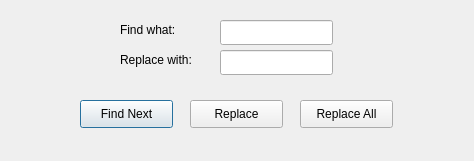
<?xml version="1.0" encoding="UTF-8"?>
<ui version="4.0">
 <class>SearchDialog</class>
 <widget class="QDialog" name="SearchDialog">
  <property name="geometry">
   <rect>
    <x>0</x>
    <y>0</y>
    <width>474</width>
    <height>161</height>
   </rect>
  </property>
  <property name="windowTitle">
   <string>Dialog</string>
  </property>
  <widget class="QLabel" name="lineFind">
   <property name="geometry">
    <rect>
     <x>120</x>
     <y>20</y>
     <width>81</width>
     <height>19</height>
    </rect>
   </property>
   <property name="text">
    <string>Find what:</string>
   </property>
  </widget>
  <widget class="QLineEdit" name="lineEdit">
   <property name="geometry">
    <rect>
     <x>220</x>
     <y>20</y>
     <width>113</width>
     <height>25</height>
    </rect>
   </property>
  </widget>
  <widget class="QLabel" name="lineReplace">
   <property name="geometry">
    <rect>
     <x>120</x>
     <y>50</y>
     <width>101</width>
     <height>19</height>
    </rect>
   </property>
   <property name="text">
    <string>Replace with:</string>
   </property>
  </widget>
  <widget class="QLineEdit" name="lineEdit_2">
   <property name="geometry">
    <rect>
     <x>220</x>
     <y>50</y>
     <width>113</width>
     <height>25</height>
    </rect>
   </property>
  </widget>
  <widget class="QPushButton" name="btnFindNext">
   <property name="geometry">
    <rect>
     <x>80</x>
     <y>100</y>
     <width>93</width>
     <height>28</height>
    </rect>
   </property>
   <property name="text">
    <string>Find Next</string>
   </property>
  </widget>
  <widget class="QPushButton" name="btnReplace">
   <property name="geometry">
    <rect>
     <x>190</x>
     <y>100</y>
     <width>93</width>
     <height>28</height>
    </rect>
   </property>
   <property name="text">
    <string>Replace</string>
   </property>
  </widget>
  <widget class="QPushButton" name="btnReplaceAll">
   <property name="geometry">
    <rect>
     <x>300</x>
     <y>100</y>
     <width>93</width>
     <height>28</height>
    </rect>
   </property>
   <property name="text">
    <string>Replace All</string>
   </property>
  </widget>
 </widget>
 <resources/>
 <connections/>
</ui>
